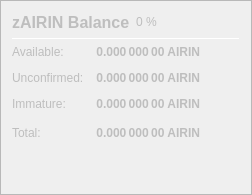
                   <widget class="QFrame" name="frame_ZerocoinBalances">
                    <property name="enabled">
                     <bool>false</bool>
                    </property>
                    <property name="frameShape">
                     <enum>QFrame::StyledPanel</enum>
                    </property>
                    <property name="frameShadow">
                     <enum>QFrame::Raised</enum>
                    </property>
                    <layout class="QVBoxLayout" name="verticalLayout_7">
                     <item>
                      <layout class="QHBoxLayout" name="horizontalLayout_8" stretch="0,0,0">
                       <item>
                        <widget class="QLabel" name="label_5z_3">
                         <property name="minimumSize">
                          <size>
                           <width>0</width>
                           <height>20</height>
                          </size>
                         </property>
                         <property name="font">
                          <font>
                           <pointsize>12</pointsize>
                           <weight>75</weight>
                           <bold>true</bold>
                          </font>
                         </property>
                         <property name="text">
                          <string>zAIRIN Balance</string>
                         </property>
                        </widget>
                       </item>
                       <item>
                        <widget class="QLabel" name="labelzAIRINPercent">
                         <property name="text">
                          <string notr="true">0 %</string>
                         </property>
                        </widget>
                       </item>
                       <item>
                        <spacer name="horizontalSpacer_11">
                         <property name="orientation">
                          <enum>Qt::Horizontal</enum>
                         </property>
                         <property name="sizeHint" stdset="0">
                          <size>
                           <width>40</width>
                           <height>20</height>
                          </size>
                         </property>
                        </spacer>
                       </item>
                      </layout>
                     </item>
                     <item>
                      <widget class="Line" name="line_ZerocoinBalance">
                       <property name="minimumSize">
                        <size>
                         <width>0</width>
                         <height>1</height>
                        </size>
                       </property>
                       <property name="maximumSize">
                        <size>
                         <width>16777215</width>
                         <height>1</height>
                        </size>
                       </property>
                       <property name="orientation">
                        <enum>Qt::Horizontal</enum>
                       </property>
                      </widget>
                     </item>
                     <item>
                      <layout class="QGridLayout" name="gridLayout_5">
                       <property name="spacing">
                        <number>12</number>
                       </property>
                       <item row="1" column="0">
                        <widget class="QLabel" name="labelzBalanceMatureText">
                         <property name="toolTip">
                          <string>Mature: more than 20 confirmation and more than 3 mints of the same denomination after it was minted.
These zAIRIN are spendable.</string>
                         </property>
                         <property name="text">
                          <string>Available:</string>
                         </property>
                        </widget>
                       </item>
                       <item row="1" column="1">
                        <widget class="QLabel" name="labelzBalanceMature">
                         <property name="font">
                          <font>
                           <weight>75</weight>
                           <bold>true</bold>
                          </font>
                         </property>
                         <property name="toolTip">
                          <string>Mature: more than 20 confirmation and more than 3 mints of the same denomination after it was minted.
These zAIRIN are spendable.</string>
                         </property>
                         <property name="text">
                          <string notr="true">0.000 000 00 AIRIN</string>
                         </property>
                         <property name="alignment">
                          <set>Qt::AlignRight|Qt::AlignTrailing|Qt::AlignVCenter</set>
                         </property>
                        </widget>
                       </item>
                       <item row="2" column="0">
                        <widget class="QLabel" name="labelzBalanceUnconfirmedText">
                         <property name="toolTip">
                          <string>Unconfirmed: less than 20 confirmations
Immature: confirmed, but less than 3 mints of the same denomination after it was minted</string>
                         </property>
                         <property name="text">
                          <string>Unconfirmed:</string>
                         </property>
                        </widget>
                       </item>
                       <item row="2" column="1">
                        <widget class="QLabel" name="labelzBalanceUnconfirmed">
                         <property name="font">
                          <font>
                           <weight>75</weight>
                           <bold>true</bold>
                          </font>
                         </property>
                         <property name="toolTip">
                          <string>Unconfirmed: less than 20 confirmations
Immature: confirmed, but less than 3 mints of the same denomination after it was minted</string>
                         </property>
                         <property name="text">
                          <string notr="true">0.000 000 00 AIRIN</string>
                         </property>
                         <property name="alignment">
                          <set>Qt::AlignRight|Qt::AlignTrailing|Qt::AlignVCenter</set>
                         </property>
                        </widget>
                       </item>
                       <item row="3" column="0">
                        <widget class="QLabel" name="labelzBalanceImmatureText">
                         <property name="toolTip">
                          <string>Unconfirmed: less than 20 confirmations
Immature: confirmed, but less than 3 mints of the same denomination after it was minted</string>
                         </property>
                         <property name="text">
                          <string>Immature:</string>
                         </property>
                        </widget>
                       </item>
                       <item row="3" column="1">
                        <widget class="QLabel" name="labelzBalanceImmature">
                         <property name="font">
                          <font>
                           <weight>75</weight>
                           <bold>true</bold>
                          </font>
                         </property>
                         <property name="toolTip">
                          <string>Unconfirmed: less than 20 confirmations
Immature: confirmed, but less than 3 mints of the same denomination after it was minted</string>
                         </property>
                         <property name="text">
                          <string notr="true">0.000 000 00 AIRIN</string>
                         </property>
                         <property name="alignment">
                          <set>Qt::AlignRight|Qt::AlignTrailing|Qt::AlignVCenter</set>
                         </property>
                        </widget>
                       </item>
                       <item row="4" column="0">
                        <widget class="QLabel" name="labelzBalanceText">
                         <property name="toolTip">
                          <string>Your current zAIRIN balance, unconfirmed and immature zAIRIN included.</string>
                         </property>
                         <property name="text">
                          <string>Total:</string>
                         </property>
                        </widget>
                       </item>
                       <item row="4" column="1">
                        <widget class="QLabel" name="labelzBalance">
                         <property name="font">
                          <font>
                           <weight>75</weight>
                           <bold>true</bold>
                          </font>
                         </property>
                         <property name="cursor">
                          <cursorShape>IBeamCursor</cursorShape>
                         </property>
                         <property name="toolTip">
                          <string>Your current zAIRIN balance, unconfirmed and immature zAIRIN included.</string>
                         </property>
                         <property name="text">
                          <string notr="true">0.000 000 00 AIRIN</string>
                         </property>
                         <property name="alignment">
                          <set>Qt::AlignRight|Qt::AlignTrailing|Qt::AlignVCenter</set>
                         </property>
                         <property name="textInteractionFlags">
                          <set>Qt::LinksAccessibleByMouse|Qt::TextSelectableByKeyboard|Qt::TextSelectableByMouse</set>
                         </property>
                        </widget>
                       </item>
                       <item row="4" column="2">
                        <spacer name="horizontalSpacer_4">
                         <property name="orientation">
                          <enum>Qt::Horizontal</enum>
                         </property>
                         <property name="sizeHint" stdset="0">
                          <size>
                           <width>40</width>
                           <height>20</height>
                          </size>
                         </property>
                        </spacer>
                       </item>
                      </layout>
                     </item>
                     <item>
                      <spacer name="verticalSpacer_4">
                       <property name="orientation">
                        <enum>Qt::Vertical</enum>
                       </property>
                       <property name="sizeHint" stdset="0">
                        <size>
                         <width>20</width>
                         <height>40</height>
                        </size>
                       </property>
                      </spacer>
                     </item>
                    </layout>
                   </widget>
